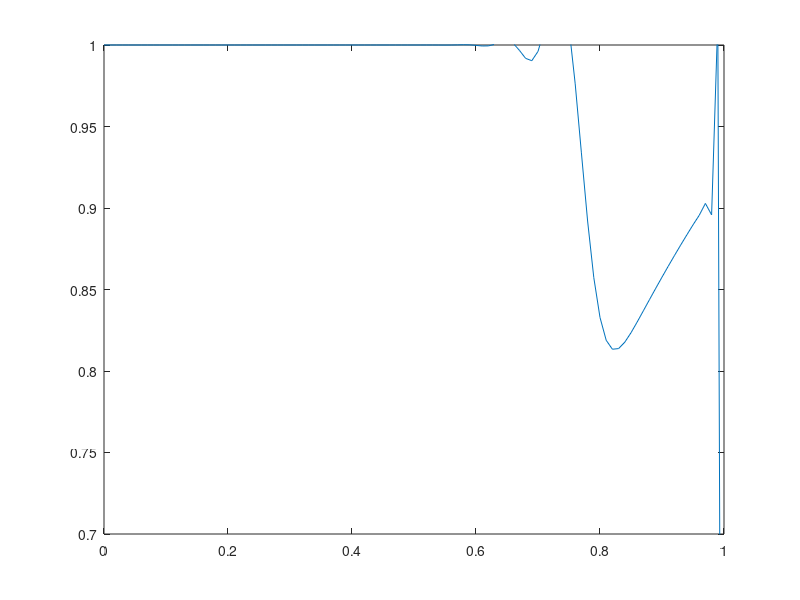

MATLAB code for this plot:
%%%%%%%%%%%%%%%%%%%%%%%%%%%%%%%%%%%%%%%%%%%%%%%%%%%%%%%%%%%%%%%%%%%%%%%%%%
% Description: This script implements the Lax Friedrich method to 
% numerically solve the scalar advection equation u_t + au_x = 0. 
% It stores all the parameters that define the desired 
% method.  Stable provided mu=abs(ak/h)<=1 
% Lax Friedrichs scheme
% u_new(j) = (u_old(j-1)+u_old(j+1))/2 - (mu/2)*(u_old(j+1)-u_old(j-1))

% parameters:
%   t0:intitial time
%   tf:final time
%   L:number of spatial grid points 
%   N: number of time grid points
%   f: function that gives inital data

%testtest
%initialize parameters
t0=0;
tf=1;
L=100;
N=100;


%define space mesh
dx = 1/L;
x = 0:dx:1;
x = x';

%set inital funciton  
f = exp(-(x-.5).^2);

% define time mesh
dt = (tf-t0)/N;
t = t0:dt:tf;

%wave speed
a = .8;
%CFL number
mu = a*dt/dx;

%preallocate u, set initial u value to f
u = zeros(N+1,L+1);
u(:,1) = f;



%loop through time
for j=1:L
    %loop through space
    for k=2:N
        u(k,j+1) = u(k,j) - (mu/2)*(u(k+1,j)-u(k-1,j)) +...
            (mu^2/2)*(u(k+1,j)-2*u(k,j)+u(k-1,j));
    end
    % BC's step function
    u(1,j+1)=1;
    u(N+1,j+1)=0;
     
 
end


clf
for i=1:L
   
    plot(x,u(:,i))
	axis([0 1 .7 1])
    pause(.05)
    drawnow
end
